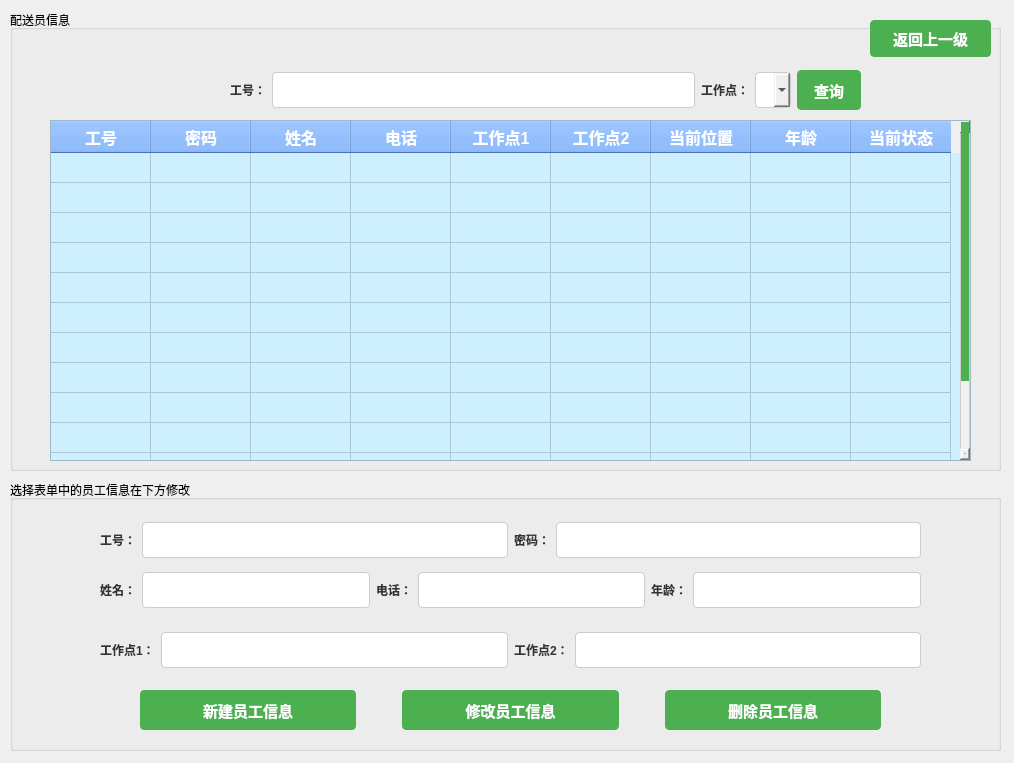
<?xml version="1.0" encoding="UTF-8"?>
<ui version="4.0">
 <class>admin_manage_deliveryman</class>
 <widget class="QWidget" name="admin_manage_deliveryman">
  <property name="geometry">
   <rect>
    <x>0</x>
    <y>0</y>
    <width>1014</width>
    <height>763</height>
   </rect>
  </property>
  <property name="windowTitle">
   <string>管理配送员信息</string>
  </property>
  <property name="styleSheet">
   <string notr="true">
                QLabel {
                    color: #333;
                    font: 14px &quot;幼圆&quot;;
                    font-weight: bold;
                }

                QLineEdit,
                QComboBox  {
                    padding: 8px;
                    font-size: 14px;
                    border: 1px solid #ccc;
                    border-radius: 4px;
                }

                QTableWidget {
                    font: 14px &quot;幼圆&quot;;
                    background-color: #cdefff;
                }

                QTableWidget::item {
                    font: 14px &quot;幼圆&quot;;
                }

                QHeaderView {
                    font: bold 16px &quot;幼圆&quot;;
                }
                
                QTableWidget::item:selected {
                    background-color: #a6a6a6;
                }

                QTableWidget QHeaderView::section {
                    background-color: #65a3ff;
                    color: white;
                    font-weight: bold;
                    font-size: 16px;
                    padding: 2px;
                }

                QTableWidget::item {
                    padding: 10px;
                }

                QPushButton {
                    padding: 8px 16px;
                    font-size: 15px;
                    font-weight: bold;
                    border: 1px solid #4CAF50;
                    border-radius: 4px;
                    color: #fff;
                    background-color: #4CAF50;
                }
                
                QPushButton:hover {
                    background-color: #45a049;
                    border: 1px solid #45a049;
                }

                QTextEdit {
                    font-size: 14px;
                    border: 1px solid #ccc;
                    border-radius: 4px;
                }

                QScrollBar:vertical {
                    border: 1px solid #ccc;
                    background: #f0f0f0;
                    width: 10px;
                    margin: 0px 0px 0px 0px;
                }

                QScrollBar::handle:vertical {
                    background: #4CAF50;
                    min-height: 20px;
                }
            </string>
  </property>
  <widget class="QGroupBox" name="groupBox">
   <property name="geometry">
    <rect>
     <x>10</x>
     <y>10</y>
     <width>991</width>
     <height>461</height>
    </rect>
   </property>
   <property name="title">
    <string>配送员信息</string>
   </property>
   <widget class="QTableWidget" name="tableWidget">
    <property name="geometry">
     <rect>
      <x>40</x>
      <y>110</y>
      <width>921</width>
      <height>341</height>
     </rect>
    </property>
    <attribute name="verticalHeaderVisible">
     <bool>false</bool>
    </attribute>
    <row>
     <property name="text">
      <string>新建行</string>
     </property>
    </row>
    <row>
     <property name="text">
      <string>新建行</string>
     </property>
    </row>
    <row>
     <property name="text">
      <string>新建行</string>
     </property>
    </row>
    <row>
     <property name="text">
      <string>新建行</string>
     </property>
    </row>
    <row>
     <property name="text">
      <string>新建行</string>
     </property>
    </row>
    <row>
     <property name="text">
      <string>新建行</string>
     </property>
    </row>
    <row>
     <property name="text">
      <string>新建行</string>
     </property>
    </row>
    <row>
     <property name="text">
      <string>新建行</string>
     </property>
    </row>
    <row>
     <property name="text">
      <string>新建行</string>
     </property>
    </row>
    <row>
     <property name="text">
      <string>新建行</string>
     </property>
    </row>
    <row>
     <property name="text">
      <string>新建行</string>
     </property>
    </row>
    <row>
     <property name="text">
      <string>新建行</string>
     </property>
    </row>
    <row>
     <property name="text">
      <string>新建行</string>
     </property>
    </row>
    <column>
     <property name="text">
      <string>工号</string>
     </property>
    </column>
    <column>
     <property name="text">
      <string>密码</string>
     </property>
    </column>
    <column>
     <property name="text">
      <string>姓名</string>
     </property>
    </column>
    <column>
     <property name="text">
      <string>电话</string>
     </property>
    </column>
    <column>
     <property name="text">
      <string>工作点1</string>
     </property>
    </column>
    <column>
     <property name="text">
      <string>工作点2</string>
     </property>
    </column>
    <column>
     <property name="text">
      <string>当前位置</string>
     </property>
    </column>
    <column>
     <property name="text">
      <string>年龄</string>
     </property>
    </column>
    <column>
     <property name="text">
      <string>当前状态</string>
     </property>
    </column>
   </widget>
   <widget class="QPushButton" name="returnBtn">
    <property name="geometry">
     <rect>
      <x>860</x>
      <y>10</y>
      <width>121</width>
      <height>37</height>
     </rect>
    </property>
    <property name="text">
     <string>返回上一级</string>
    </property>
   </widget>
   <widget class="QWidget" name="layoutWidget_4">
    <property name="geometry">
     <rect>
      <x>220</x>
      <y>60</y>
      <width>631</width>
      <height>40</height>
     </rect>
    </property>
    <layout class="QHBoxLayout" name="horizontalLayout_5">
     <item>
      <widget class="QLabel" name="label_10">
       <property name="text">
        <string>工号：</string>
       </property>
      </widget>
     </item>
     <item>
      <widget class="QLineEdit" name="workIdInputTop"/>
     </item>
     <item>
      <widget class="QLabel" name="label_11">
       <property name="text">
        <string>工作点：</string>
       </property>
      </widget>
     </item>
     <item>
      <widget class="QComboBox" name="workCityBox">
       <item>
        <property name="text">
         <string/>
        </property>
       </item>
      </widget>
     </item>
     <item>
      <widget class="QPushButton" name="searchBtn">
       <property name="text">
        <string>查询</string>
       </property>
      </widget>
     </item>
    </layout>
   </widget>
  </widget>
  <widget class="QGroupBox" name="groupBox_2">
   <property name="geometry">
    <rect>
     <x>10</x>
     <y>480</y>
     <width>991</width>
     <height>271</height>
    </rect>
   </property>
   <property name="title">
    <string>选择表单中的员工信息在下方修改</string>
   </property>
   <widget class="QWidget" name="layoutWidget">
    <property name="geometry">
     <rect>
      <x>90</x>
      <y>210</y>
      <width>821</width>
      <height>40</height>
     </rect>
    </property>
    <layout class="QHBoxLayout" name="horizontalLayout_4">
     <item>
      <spacer name="horizontalSpacer_3">
       <property name="orientation">
        <enum>Qt::Horizontal</enum>
       </property>
       <property name="sizeType">
        <enum>QSizePolicy::Minimum</enum>
       </property>
       <property name="sizeHint" stdset="0">
        <size>
         <width>40</width>
         <height>20</height>
        </size>
       </property>
      </spacer>
     </item>
     <item>
      <widget class="QPushButton" name="createBtn">
       <property name="text">
        <string>新建员工信息</string>
       </property>
      </widget>
     </item>
     <item>
      <spacer name="horizontalSpacer_2">
       <property name="orientation">
        <enum>Qt::Horizontal</enum>
       </property>
       <property name="sizeType">
        <enum>QSizePolicy::Preferred</enum>
       </property>
       <property name="sizeHint" stdset="0">
        <size>
         <width>40</width>
         <height>20</height>
        </size>
       </property>
      </spacer>
     </item>
     <item>
      <widget class="QPushButton" name="updBtn">
       <property name="text">
        <string>修改员工信息</string>
       </property>
      </widget>
     </item>
     <item>
      <spacer name="horizontalSpacer">
       <property name="orientation">
        <enum>Qt::Horizontal</enum>
       </property>
       <property name="sizeType">
        <enum>QSizePolicy::Preferred</enum>
       </property>
       <property name="sizeHint" stdset="0">
        <size>
         <width>40</width>
         <height>20</height>
        </size>
       </property>
      </spacer>
     </item>
     <item>
      <widget class="QPushButton" name="delBtn">
       <property name="text">
        <string>删除员工信息</string>
       </property>
      </widget>
     </item>
     <item>
      <spacer name="horizontalSpacer_4">
       <property name="orientation">
        <enum>Qt::Horizontal</enum>
       </property>
       <property name="sizeType">
        <enum>QSizePolicy::Minimum</enum>
       </property>
       <property name="sizeHint" stdset="0">
        <size>
         <width>40</width>
         <height>20</height>
        </size>
       </property>
      </spacer>
     </item>
    </layout>
   </widget>
   <widget class="QWidget" name="layoutWidget">
    <property name="geometry">
     <rect>
      <x>90</x>
      <y>40</y>
      <width>821</width>
      <height>40</height>
     </rect>
    </property>
    <layout class="QHBoxLayout" name="horizontalLayout">
     <item>
      <widget class="QLabel" name="label">
       <property name="text">
        <string>工号：</string>
       </property>
      </widget>
     </item>
     <item>
      <widget class="QLineEdit" name="workIdInputBottom">
       <property name="enabled">
        <bool>true</bool>
       </property>
      </widget>
     </item>
     <item>
      <widget class="QLabel" name="label_3">
       <property name="text">
        <string>密码：</string>
       </property>
      </widget>
     </item>
     <item>
      <widget class="QLineEdit" name="pwdInput"/>
     </item>
    </layout>
   </widget>
   <widget class="QWidget" name="layoutWidget_2">
    <property name="geometry">
     <rect>
      <x>90</x>
      <y>90</y>
      <width>821</width>
      <height>40</height>
     </rect>
    </property>
    <layout class="QHBoxLayout" name="horizontalLayout_2">
     <item>
      <widget class="QLabel" name="label_4">
       <property name="text">
        <string>姓名：</string>
       </property>
      </widget>
     </item>
     <item>
      <widget class="QLineEdit" name="nameInput"/>
     </item>
     <item>
      <widget class="QLabel" name="label_5">
       <property name="text">
        <string>电话：</string>
       </property>
      </widget>
     </item>
     <item>
      <widget class="QLineEdit" name="telInput"/>
     </item>
     <item>
      <widget class="QLabel" name="label_6">
       <property name="text">
        <string>年龄：</string>
       </property>
      </widget>
     </item>
     <item>
      <widget class="QLineEdit" name="ageInput"/>
     </item>
    </layout>
   </widget>
   <widget class="QWidget" name="layoutWidget_3">
    <property name="geometry">
     <rect>
      <x>90</x>
      <y>150</y>
      <width>821</width>
      <height>40</height>
     </rect>
    </property>
    <layout class="QHBoxLayout" name="horizontalLayout_3">
     <item>
      <widget class="QLabel" name="label_7">
       <property name="text">
        <string>工作点1：</string>
       </property>
      </widget>
     </item>
     <item>
      <widget class="QLineEdit" name="workCityInput1"/>
     </item>
     <item>
      <widget class="QLabel" name="label_8">
       <property name="text">
        <string>工作点2：</string>
       </property>
      </widget>
     </item>
     <item>
      <widget class="QLineEdit" name="workCityInput2"/>
     </item>
    </layout>
   </widget>
  </widget>
 </widget>
 <resources/>
 <connections/>
</ui>
